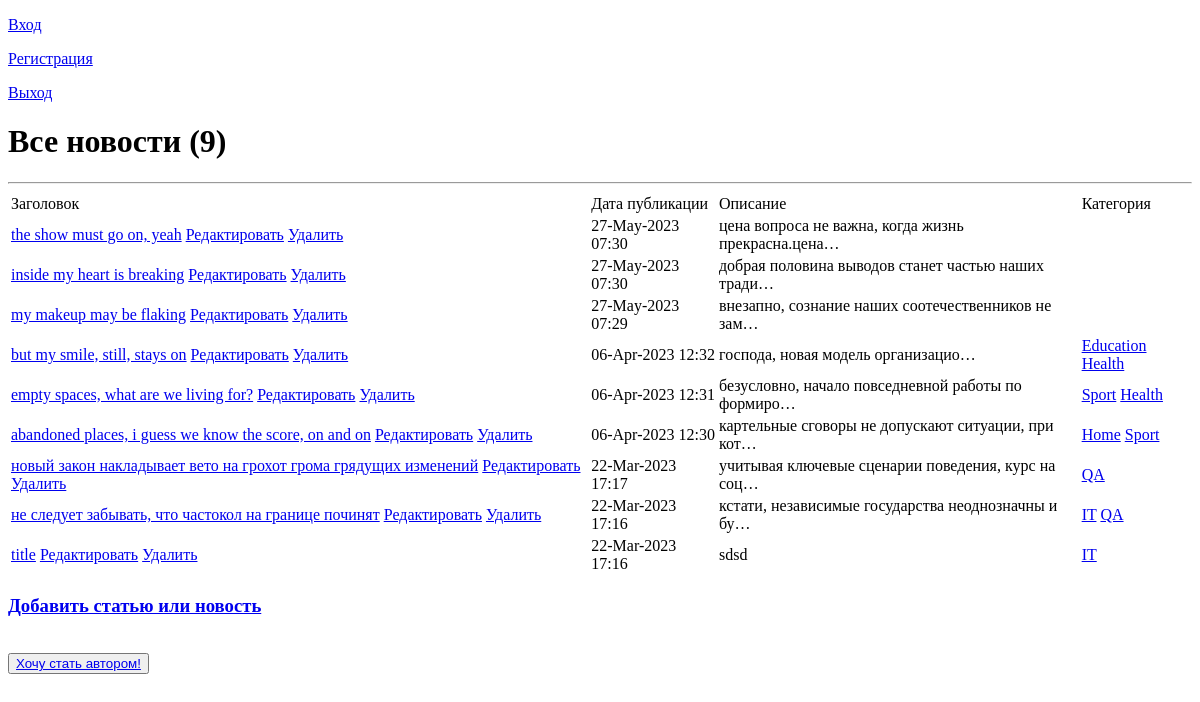
The page /news/ on the database as committed earlier.
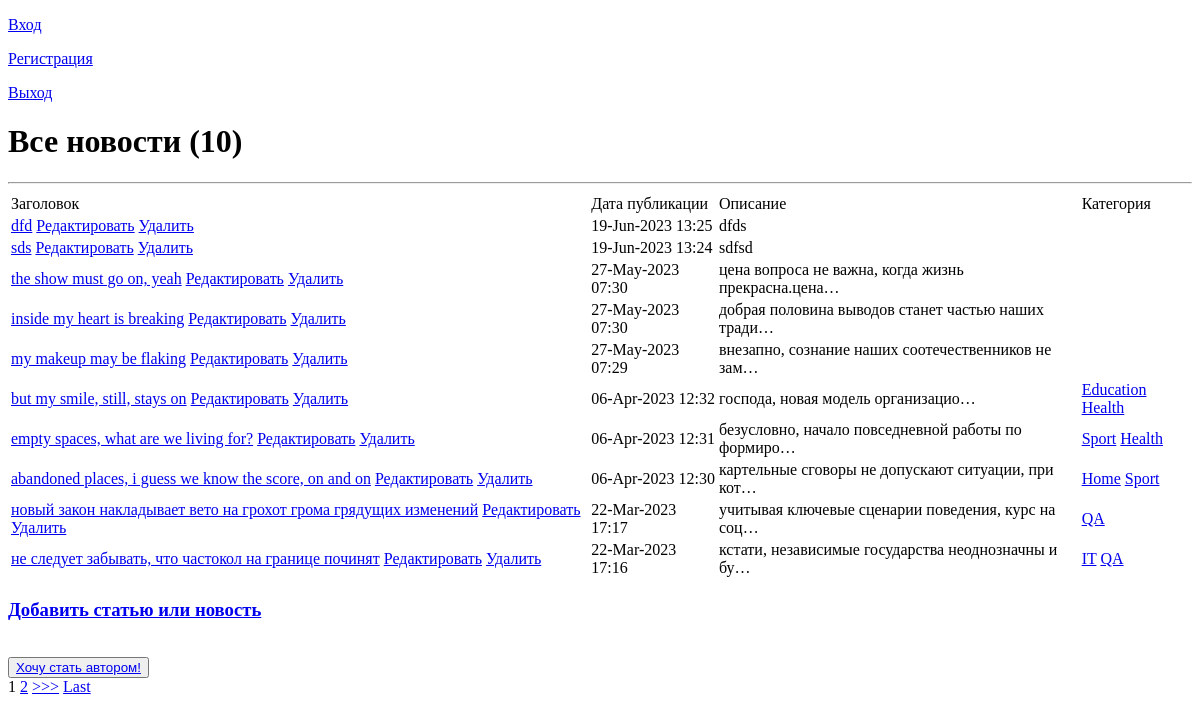
The same page on the database as committed later.
### article/models.py (models this page shows, shortened)
class Post(models.Model):
    author = models.ForeignKey(Author, on_delete=models.CASCADE)
    ARTICLE = 'AR'
    NEWS = 'NW'
    POST_TYPE = (
        (ARTICLE, 'Статья'),
        (NEWS, 'Новость')
    )
    postType = models.CharField(max_length=2, choices=POST_TYPE, default=ARTICLE)
    time = models.DateTimeField(auto_now_add=True)
    postCategory = models.ManyToManyField(Category, through='PostCategory')
    title = models.CharField(max_length=255)
    text = models.TextField()
    rating = models.IntegerField(default=0)

class Category(models.Model):
    categoryName = models.CharField(max_length=64, unique=True)
    subscribers = models.ManyToManyField(User)
    def __str__(self):
        return f'{self.categoryName}'

### article/views.py (the view)
# urls.py: path('', NewsList.as_view()),
class NewsList(ListView):
    model = Post
    template_name = 'news.html'
    context_object_name = 'news'
    queryset = Post.objects.order_by('-time')
    paginate_by = 10
    def get_context_data(self, **kwargs):
        context = super().get_context_data(**kwargs)
        context['is_not_author'] = not self.request.user.groups.filter(name = 'authors').exists()
        return context

### article/templatetags/custom_filters.py (called while the page is built)
@register.filter(name='Censor')
def Censor(value):
    text = value.lower().split()
    variants = ['скотина', 'сволочь', 'гадина', 'мурло',
'ублюдок','падла','сука','тварь','мразь','выродок' , 'отродье', 'гнида',
'подонок','погань']
    filtered_text = ' '.join([word for word in text if word not in variants])
    return filtered_text

### templates/news.html (shortened to what this page needs)
{% extends 'flatpages/default.html' %}
{% load custom_filters %}
{% block content %}
    <h1>Все новости ({{news|length}})</h1>
    <hr>
    {% if news %}
        <table>
            <tr>
                <td>
                    Заголовок
                </td>
                <td>
                    Дата публикации
                </td>
                <td>
                    Описание
                </td>
                <td>Категория</td>
            </tr>
        {% for news_page in news %}
            <tr>
                <td>
                    <a href="{% url 'news_detail' news_page.id %}">{{news_page.title|Censor}}</a>
                    <a href="{% url 'news_edit' news_page.id%}">Редактировать</a>
                    <a href="{% url 'news_delete' news_page.id %}">Удалить</a>
                </td>
                <td>
                    {{ news_page.time|date:'d-M-Y H:i' }}
                </td>
                <td>
                    {{ news_page.text|truncatechars:50|Censor }}
                </td>
                <td>
                    {% for ps in news_page.postCategory.all %}
                        <a href="{% url 'news_category' ps.id %}">{{ ps }}</a>
                    {% endfor %}
                </td>
            </tr>
        {% endfor %}
        </table>
        <h3><a href="{% url 'news_add' %}">Добавить статью или новость</a></h3> <br>
        {% if is_not_author %}
        <button> <a href="{% url 'upgrade'%}"> Хочу стать автором!</a> </button> <br>
        {% endif %}
    {% else %}
        <h3>Новостей нет!</h3>
    {% endif %}
    {% if is_paginated %}
    {% for num in page_obj.paginator.page_range %}
        {% if page_obj.number == num %}
            <a>{{ num }}</a>
        {% elif num > page_obj.number|add:'-3' and num < page_obj.number|add:'3' %}
            <a href="?page={{ num }}">{{ num }}</a>
        {% endif %}
    {% endfor %}
    {% if page_obj.has_next %}
        <a href="?page={{ page_obj.next_page_number }}">>>></a>
        <a href="?page={{ page_obj.paginator.num_pages }}">Last</a>
    {% endif %}
    {% endif %}
{% endblock content %}

Rows that differ between the two databases and show on the page:
no longer on this page (row unchanged): Post: title|Censor "title", time "22-Mar-2023 17:16", text|Censor "sdsd", Category (categoryName "IT")
added Post: title|Censor "dfd", time "19-Jun-2023 13:25", text|Censor "dfds"
added Post: title|Censor "sds", time "19-Jun-2023 13:24", text|Censor "sdfsd"
Other text that changed with them:
{{ news|length }}: "9" → "10"
new list line: "1"
new list line: "2"
text now shown: ">>> Last"
